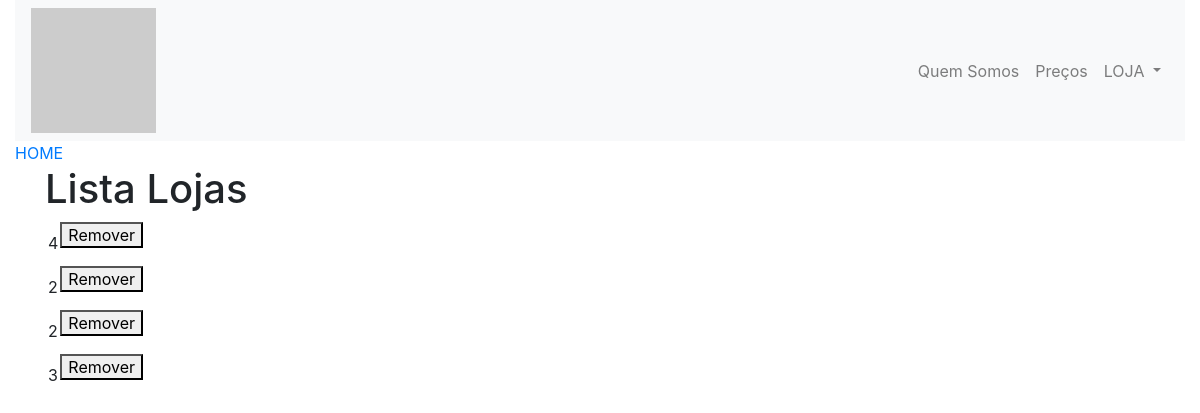
Before: /views/lista-loja.php with the older database file.
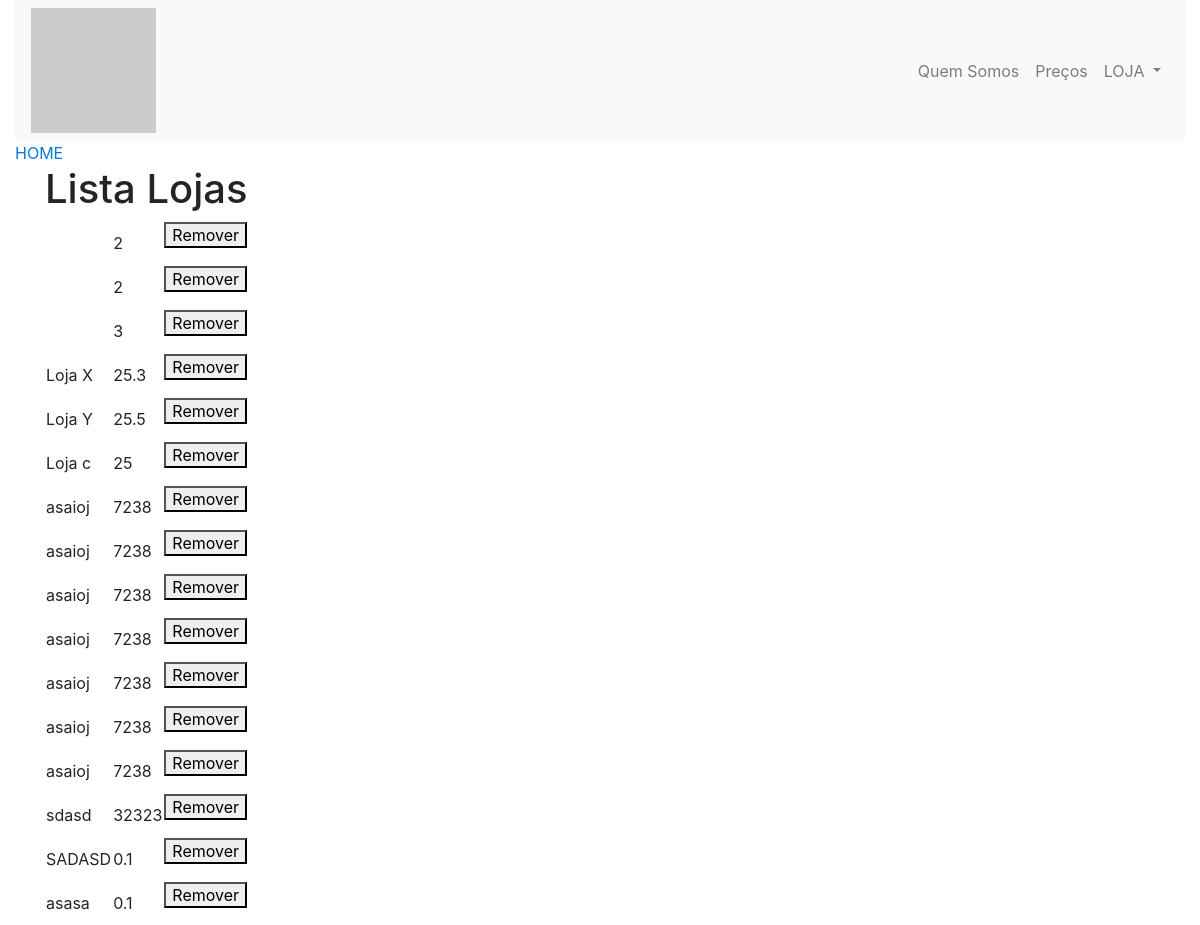
After: the same page with the newer database file.
### tables this page shows
CREATE TABLE IF NOT EXISTS `loja` (
  `id` int(11) NOT NULL AUTO_INCREMENT,
  `tem_mezzanino` tinyint(1) DEFAULT NULL,
  `frente_rua` tinyint(1) DEFAULT NULL,
  `shopping` tinyint(1) DEFAULT NULL,
  `centro_comercial` tinyint(1) DEFAULT NULL,
  `tipo_de_rua` int(11) DEFAULT NULL,
  `area` float DEFAULT NULL,
  `titulo` varchar(100) DEFAULT NULL,
  `descricao` text,
  `localizacao` text,
  PRIMARY KEY (`id`)
);

### models/Loja.php (called while the page is built, shortened)
<?php
class Loja{
    public function listar(){
        $query = "SELECT* FROM loja";
        $conexao = Conexao::pegarConexao();
        $resultado = $conexao->query($query);
        $lista = $resultado->fetchAll();
        return $lista;
    }
}

### views/lista-loja.php (the view, shortened to what this page needs)
<?php require_once("cabecalho.php"); ?>
<?php require_once("../models/Loja.php");
    $loja = new Loja();
    $lojas=$loja->listar();
?>
<h1>Lista Lojas</h1>
<table>
<?php
    foreach ($lojas as $loja):
        ?>
        <tr>
            <td> <?=$loja['titulo'] ?></td>
            <td> <?=$loja['area'] ?></td>
            <td><form action= "remove-loja.php?id=<?=$loja['id'] ?>" method="POST">
             <button>Remover </button>
            </form></td>
        </tr>
<?php
    endforeach
?>
</table>
<?php include("rodape.php"); ?>

### views/cabecalho.php (shortened to what this page needs)
<html>
<head>
    <link href="/imoveisinvestimentos/views/assets/css/bootstrap.css" rel="stylesheet" />
</head>
<body>
    <div class="container-fluid">
        <header>
            <nav class="navbar navbar-expand-lg navbar-light bg-light">
                <a href="index.php"><img src="https://via.placeholder.com/125x125?text=125x125+Square+Button"></a>
                    <div class="collapse navbar-collapse d-flex justify-content-end" id="navbarNavDropdown">
                        <ul class="navbar-nav">
                            <li class="nav-item">
                                <a class="nav-link" href="#">Quem Somos <span class="sr-only">(Página atual)</span></a>
                            </li>
                            <li class="nav-item">
                                <a class="nav-link" href="#">Preços</a>
                            </li>
                            <li class="nav-item dropdown">
                                <a class="nav-link dropdown-toggle" href="#" id="navbarDropdownMenuLink" role="button" data-toggle="dropdown" aria-haspopup="true" aria-expanded="false">
                                LOJA
                                </a>
                            </li>
                        </ul>
                    </div>
                </nav>
                <a href="/imoveisinvestimentos/index.php">HOME</a>
        </header>
        <div class="container">

### views/rodape.php (shortened to what this page needs)
    </div>
</div>
</body>
</html>

Changed rows visible on the page:
removed loja: area "4"
added loja: titulo "Loja X", area "25.3"
added loja: titulo "Loja Y", area "25.5"
added loja: titulo "Loja c", area "25"
added loja: titulo "asaioj", area "7238"
added loja: titulo "asaioj", area "7238"
added loja: titulo "asaioj", area "7238"
added loja: titulo "asaioj", area "7238"
added loja: titulo "asaioj", area "7238"
added loja: titulo "asaioj", area "7238"
added loja: titulo "asaioj", area "7238"
added loja: titulo "sdasd", area "32323"
added loja: titulo "SADASD", area "0.1"
added loja: titulo "asasa", area "0.1"
